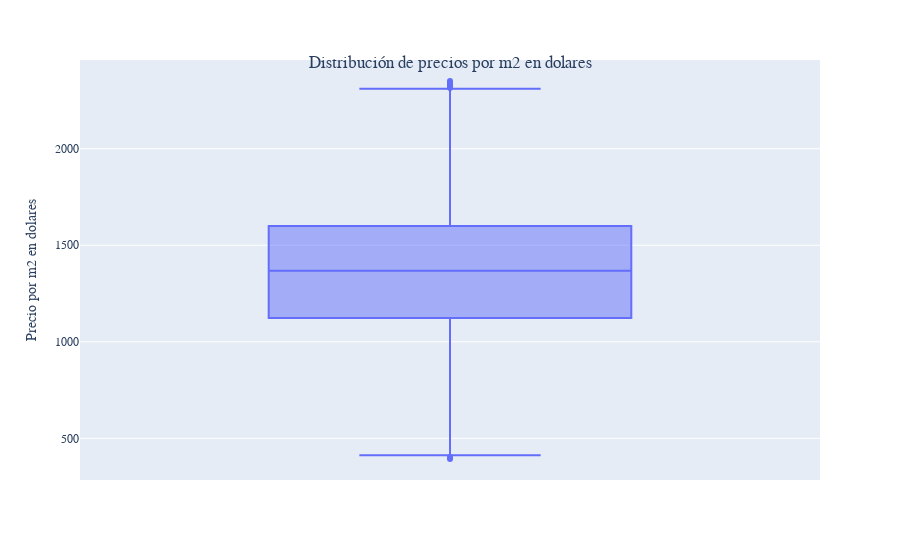

Notebook source saved alongside this figure:
### Markdown cell above
Ahora, sin outliers, el grafico es correcto y nos arroja una distribucion normal como teniamos previsto.

### Code cell
fig = px.box(data_frame=data_cba_filtered, y="price_m2_usd_cal")

fig.update_layout(
    title={
        'text': "Distribución de precios por m2 en dolares",
        'y':0.9,
        'x':0.5,
        'xanchor': 'center',
        'yanchor': 'top'},
    yaxis_title="Precio por m2 en dolares",
    font=dict(
        family="Arial",
        size=12))
fig.show()

### Figure 1 — Plotly figure (JSON) as saved in the notebook; plotly's stock layout.template omitted (floating-point values rounded to 4 significant figures; data arrays with more than 128 entries replaced by an {"elided": "..."} marker saying what was removed)
{"data": [{"alignmentgroup": "True", "hovertemplate": "price_m2_usd_cal=%{y}<extra></extra>", "legendgroup": "", "marker": {"color": "#636efa"}, "name": "", "notched": false, "offsetgroup": "", "orientation": "v", "showlegend": false, "type": "box", "x0": " ", "xaxis": "x", "y": {"elided": "1823 float values"}, "y0": " ", "yaxis": "y"}], "layout": {"boxmode": "group", "font": {"family": "Arial", "size": 12}, "legend": {"tracegroupgap": 0}, "margin": {"t": 60}, "title": {"text": "Distribución de precios por m2 en dolares", "x": 0.5, "xanchor": "center", "y": 0.9, "yanchor": "top"}, "xaxis": {"anchor": "y", "domain": [0, 1]}, "yaxis": {"anchor": "x", "domain": [0, 1], "title": {"text": "Precio por m2 en dolares"}}}}
